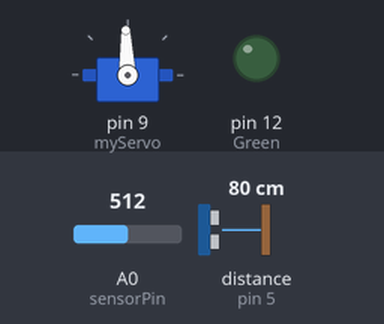
The sketch below on a simulated Arduino Uno, built with avr-gcc and run on an emulated ATmega328P. Parts: servo, output pins drawn as LEDs (lit = HIGH). Wiring (inferred from the names in the program): ultrasonic range finder: trigger pin 6; echo pin 5. The inputs (shaded band) are chosen by the test bench; at power-on: distance to the obstacle (sensor on pin 5) 80 cm, A0 (sensorPin) = 512. The echo pulse lasts 58.3 µs per cm; pins used as bus, display or sensor lines are not drawn.

Above: at 1.2 s.
1.3 s: distance to the obstacle (sensor on pin 5) set to 2 cm
4.3 s: A0 (sensorPin) set to 410
7.3 s: A0 (sensorPin) set to 382
At 7.62 s:
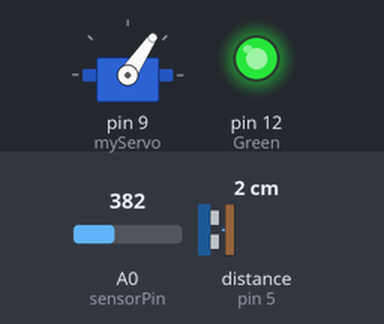
10.3 s: A0 (sensorPin) set to 511
At 13.1 s:
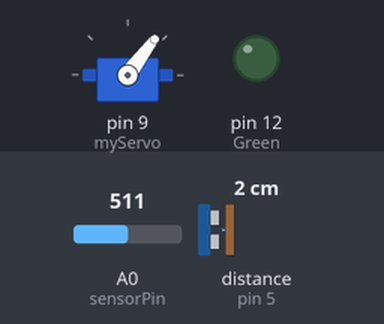
13.3 s: A0 (sensorPin) set to 390
At 14.4 s:
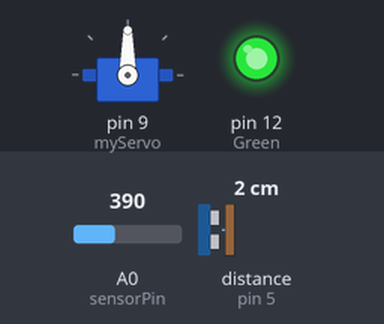
16.3 s: A0 (sensorPin) set to 716
At 17.4 s:
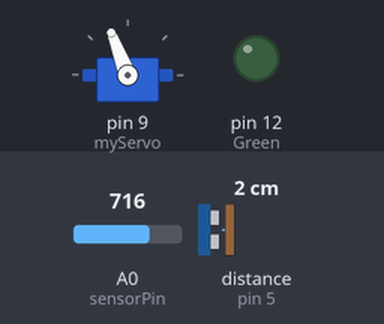
Timing chart, 0 to 20.3 s (numbered marks = the images above; inputs shaded):
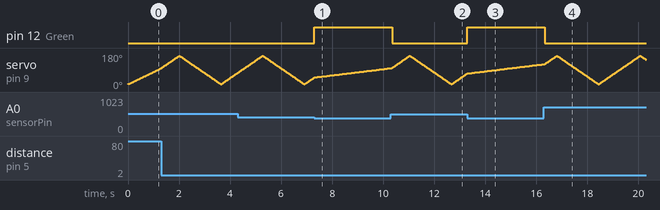

Measured:
- the behaviour switches between 400 and 399 on A0 (sensorPin) (found by bisection; images 0 and 1)
- after the input at 7.3 s, pin 12 (Green): LOW → HIGH at once
- after the input at 10.3 s, pin 12 (Green): HIGH → LOW after 0.05 s
- after the input at 13.3 s, pin 12 (Green): LOW → HIGH at once
- after the input at 16.3 s, pin 12 (Green): HIGH → LOW at once

The sketch:

Final_project-NLAS.ino
```cpp
#include <Servo.h>
// Defines Tirg and Echo pins of the Ultrasonic Sensor
const int trigPin = 6;
const int echoPin = 5;
#define Green 12
int sensorPin = 0;
int sensorVal = 0;
// Variables for the duration and the distance
long duration;
int distance;
Servo myServo; // Creates a servo object for controlling the servo motor
void setup() {
  pinMode(trigPin, OUTPUT); // Sets the trigPin as an Output
  pinMode(echoPin, INPUT); // Sets the echoPin as an Input
  Serial.begin(9600);
  myServo.attach(9); // Defines on which pin is the servo motor attached
  pinMode(Green,OUTPUT);
  pinMode(sensorPin,INPUT);
}
void loop() {
  // rotates the servo motor from 15 to 165 degrees
  for(int i=15;i<=165;i++){
  myServo.write(i);
  delay(10);
  distance = calculateDistance();// Calls a function for calculating the distance measured by the Ultrasonic sensor for each degree
 if (distance < 50){
  sensorVal = analogRead(sensorPin);
  if ( sensorVal < 400){
    digitalWrite(Green, HIGH);
    delay(50);
  } else{
    digitalWrite(Green, LOW);
  }
 } else{
    digitalWrite(Green, LOW);
  }
  }
   for(int i=15;i<=165;i++){
  myServo.write(180-i);
  delay(10);
  distance = calculateDistance();// Calls a function for calculating the distance measured by the Ultrasonic sensor for each degree
 if (distance < 50){
  sensorVal = analogRead(sensorPin);
  if ( sensorVal < 400){
    digitalWrite(Green, HIGH);
    delay(50);
  } else{
    digitalWrite(Green, LOW);
  }
 }
  }
}
// Function for calculating the distance measured by the Ultrasonic sensor
int calculateDistance(){

  digitalWrite(trigPin, LOW);
  delayMicroseconds(2);
  // Sets the trigPin on HIGH state for 10 micro seconds
  digitalWrite(trigPin, HIGH);
  delayMicroseconds(10);
  digitalWrite(trigPin, LOW);
  duration = pulseIn(echoPin, HIGH); // Reads the echoPin, returns the sound wave travel time in microseconds
  distance= duration*0.034/2;
  return distance;
}
```
